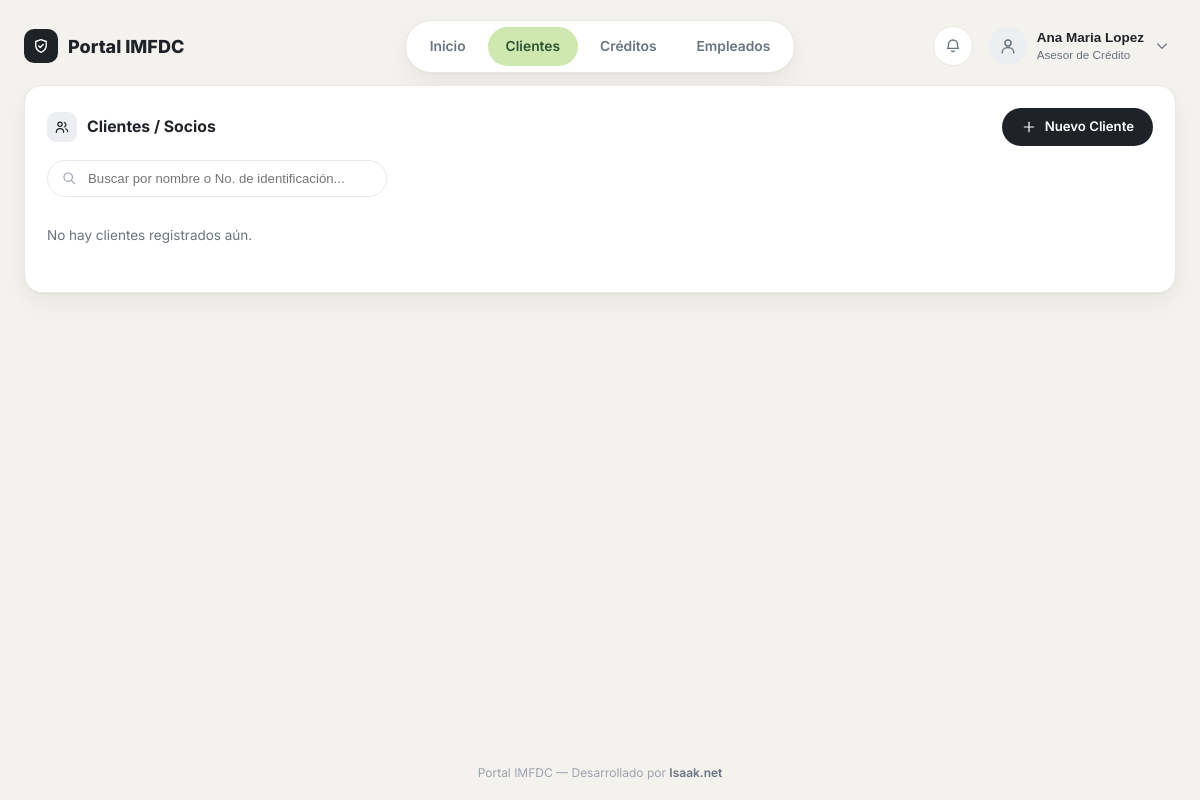
/financiera/clientes/ (signed in), run on an earlier commit of the app's database.
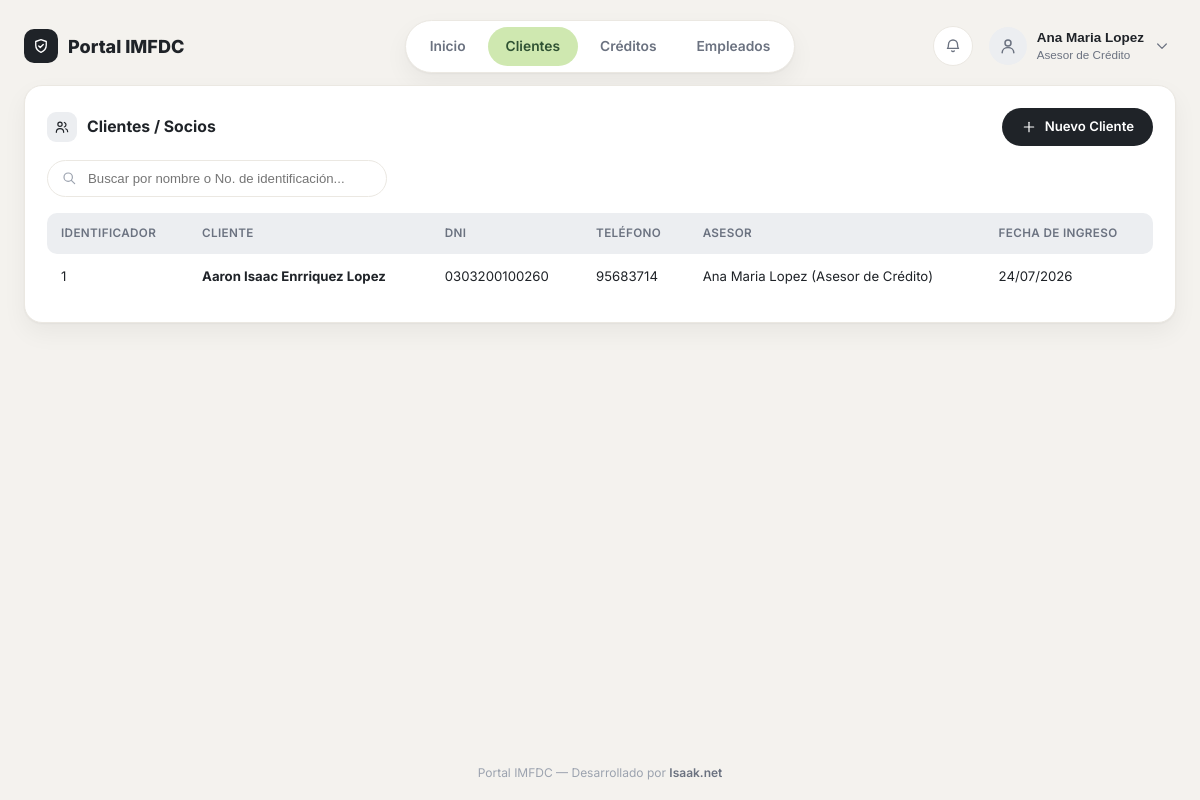
And on a later commit of the database.
### financiera/models.py (models this page shows, shortened)
class Cliente(models.Model):
    TIPO_ID_IDENTIDAD = 'IDENTIDAD'
    TIPO_ID_CARNET_RESIDENCIA = 'CARNET_RESIDENCIA'
    TIPO_ID_PASAPORTE = 'PASAPORTE'
    TIPO_IDENTIFICACION_CHOICES = [
        (TIPO_ID_IDENTIDAD, 'Identidad'),
        (TIPO_ID_CARNET_RESIDENCIA, 'Carnet de Residencia'),
        (TIPO_ID_PASAPORTE, 'Pasaporte'),
    ]
    GENERO_FEMENINO = 'FEMENINO'
    GENERO_MASCULINO = 'MASCULINO'
    GENERO_CHOICES = [
        (GENERO_FEMENINO, 'Femenino'),
        (GENERO_MASCULINO, 'Masculino'),
    ]
    NACIONALIDAD_HONDURENA = 'HONDURENA'
    NACIONALIDAD_EXTRANJERA = 'EXTRANJERA'
    NACIONALIDAD_CHOICES = [
        (NACIONALIDAD_HONDURENA, 'Hondureña'),
        (NACIONALIDAD_EXTRANJERA, 'Extranjera'),
    ]
    ESTADO_CIVIL_SOLTERO = 'SOLTERO'
    ESTADO_CIVIL_CASADO = 'CASADO'
    ESTADO_CIVIL_DIVORCIADO = 'DIVORCIADO'
    ESTADO_CIVIL_UNION_LIBRE = 'UNION_LIBRE'
    ESTADO_CIVIL_CHOICES = [
        (ESTADO_CIVIL_SOLTERO, 'Soltero(a)'),
        (ESTADO_CIVIL_CASADO, 'Casado(a)'),
        (ESTADO_CIVIL_DIVORCIADO, 'Divorciado(a)'),
        (ESTADO_CIVIL_UNION_LIBRE, 'Unión libre'),
    ]
    TIPO_EMPRESA_PRIVADA = 'PRIVADA'
    TIPO_EMPRESA_PUBLICA = 'PUBLICA'
    TIPO_EMPRESA_ONG = 'ONG'
    TIPO_EMPRESA_CHOICES = [
        (TIPO_EMPRESA_PRIVADA, 'Empresa privada'),
        (TIPO_EMPRESA_PUBLICA, 'Empresa pública'),
        (TIPO_EMPRESA_ONG, 'ONG'),
    ]
    TIPO_EMPLEADO_INDEPENDIENTE = 'INDEPENDIENTE'
    TIPO_EMPLEADO_PROPIETARIO = 'PROPIETARIO'
    TIPO_EMPLEADO_COMERCIANTE = 'COMERCIANTE'
    TIPO_EMPLEADO_CHOICES = [
        (TIPO_EMPLEADO_INDEPENDIENTE, 'Profesional independiente'),
        (TIPO_EMPLEADO_PROPIETARIO, 'Propietario'),
        (TIPO_EMPLEADO_COMERCIANTE, 'Comerciante individual'),
    ]
    RANGO_SALARIO_CHOICES = [
        ('RANGO_1', 'L 0 – L 8,500.00'),
        ('RANGO_2', 'L 8,501.00 – L 26,500.00'),
        ('RANGO_3', 'L 26,501.00 – L 54,000.00'),
        ('RANGO_4', 'L 54,001.00 – L 108,000.00'),
        ('RANGO_5', 'L 108,001.00 – L 150,000.00'),
        ('RANGO_6', 'L 150,001.00 – L 200,000.00'),
        ('RANGO_7', 'L 200,001.00 en adelante'),
    ]
    primer_nombre = models.CharField(max_length=75)
    segundo_nombre = models.CharField(max_length=75, blank=True)
    primer_apellido = models.CharField(max_length=75)
    segundo_apellido = models.CharField(max_length=75, blank=True)
    fecha_nacimiento = models.DateField()
    lugar_nacimiento = models.CharField(max_length=150)
    tipo_identificacion = models.CharField(max_length=20, choices=TIPO_IDENTIFICACION_CHOICES, default=TIPO_ID_IDENTIDAD)
    numero_identificacion = models.CharField('No. de Identificación', max_length=20, unique=True, db_index=True)
    genero = models.CharField(max_length=10, choices=GENERO_CHOICES)
    nacionalidad = models.CharField(max_length=15, choices=NACIONALIDAD_CHOICES)
    profesion_ocupacion_oficio = models.CharField('Profesión / Ocupación / Oficio', max_length=150)
    telefono_fijo = models.CharField(max_length=20, blank=True)
    celular = models.CharField(max_length=20)
    email_personal = models.EmailField(blank=True)
    direccion_colonia_barrio = models.CharField('Colonia / Barrio / Aldea', max_length=150)
    calle_avenida = models.CharField('Calle / Avenida', max_length=150)
    numero_casa = models.CharField('No. de Casa', max_length=30, blank=True)
    punto_referencia = models.CharField(max_length=255, blank=True)
    municipio = models.CharField(max_length=100)
    departamento = models.CharField(max_length=100)
    pais = models.CharField(max_length=100, default='Honduras')
    estado_civil = models.CharField(max_length=15, choices=ESTADO_CIVIL_CHOICES)
    numero_dependientes = models.PositiveIntegerField(default=0)
    nombre_conyuge = models.CharField(max_length=150, blank=True)
    conyuge_telefono_fijo = models.CharField(max_length=20, blank=True)
    conyuge_celular = models.CharField(max_length=20, blank=True)
    conyuge_empresa = models.CharField('Empresa donde labora el cónyuge', max_length=150, blank=True)
    ref1_nombre = models.CharField('Referencia 1 - Nombre completo', max_length=150)
    ref1_telefono_fijo = models.CharField('Referencia 1 - Teléfono fijo', max_length=20, blank=True)
    ref1_celular = models.CharField('Referencia 1 - Celular', max_length=20)
    ref2_nombre = models.CharField('Referencia 2 - Nombre completo', max_length=150, blank=True)
    ref2_telefono_fijo = models.CharField('Referencia 2 - Teléfono fijo', max_length=20, blank=True)
    ref2_celular = models.CharField('Referencia 2 - Celular', max_length=20, blank=True)
    tipo_empresa = models.CharField(max_length=15, choices=TIPO_EMPRESA_CHOICES)
    tipo_empleado = models.CharField(max_length=15, choices=TIPO_EMPLEADO_CHOICES)
    empresa_nombre = models.CharField('Nombre de la empresa en la que labora', max_length=150)
    empresa_fecha_ingreso = models.DateField()
    empresa_anios_laborando = models.DecimalField(
        'Años laborando', max_digits=4, decimal_places=1, validators=[VALOR_NO_NEGATIVO]
    )
    cargo_actual = models.CharField(max_length=100)
    empresa_telefono = models.CharField(max_length=20)
    empresa_email = models.EmailField(blank=True)
    empresa_direccion = models.CharField(max_length=255)
    empresa_ciudad = models.CharField(max_length=100)
    empresa_municipio = models.CharField(max_length=100)
    empresa_departamento = models.CharField(max_length=100)
    gerente_rrhh_nombre = models.CharField('Nombre del Gerente / Jefe de Recursos Humanos', max_length=150, blank=True)
    jefe_inmediato_nombre = models.CharField('Nombre del Jefe inmediato', max_length=150, blank=True)
    actividad_economica = models.CharField('Actividad Económica / Negocio', max_length=150, blank=True)
    ingresos_mensuales = models.DecimalField(
        'Ingreso Mensual', max_digits=12, decimal_places=2, default=0, validators=[VALOR_NO_NEGATIVO]
    )
    rango_salario = models.CharField(max_length=10, choices=RANGO_SALARIO_CHOICES)
    asesor = models.ForeignKey(
        Empleado, on_delete=models.SET_NULL, null=True, blank=True, related_name='clientes'
    )
    created_at = models.DateTimeField(auto_now_add=True)
    updated_at = models.DateTimeField(auto_now=True)
    class Meta:
        verbose_name = 'Cliente'
        verbose_name_plural = 'Clientes'
    @property
    def nombre_completo(self):
        partes = [self.primer_nombre, self.segundo_nombre, self.primer_apellido, self.segundo_apellido]
        return ' '.join(parte for parte in partes if parte)

### empleados/models.py (models this page shows, shortened)
class Empleado(models.Model):
    CARGO_ASESOR = 'ASESOR'
    CARGO_ANALISTA = 'ANALISTA'
    CARGO_GERENTE = 'GERENTE'
    CARGO_CAJERO = 'CAJERO'
    CARGO_ADMIN = 'ADMIN'
    CARGO_CHOICES = [
        (CARGO_ASESOR, 'Asesor de Crédito'),
        (CARGO_ANALISTA, 'Analista de Crédito'),
        (CARGO_GERENTE, 'Gerente / Comité de Crédito'),
        (CARGO_CAJERO, 'Cajero'),
        (CARGO_ADMIN, 'Administrador del Sistema'),
    ]
    CARGO_PERMISOS = {
        CARGO_ASESOR: {'crear_cliente', 'crear_credito'},
        CARGO_ANALISTA: {'crear_cliente', 'crear_credito', 'evaluar'},
        CARGO_GERENTE: {'evaluar', 'aprobar', 'rechazar'},
        CARGO_CAJERO: {'desembolsar', 'cobrar'},
        CARGO_ADMIN: {
            'crear_cliente', 'crear_credito', 'evaluar', 'aprobar',
            'rechazar', 'desembolsar', 'cobrar',
        },
    }
    user = models.OneToOneField(
        settings.AUTH_USER_MODEL,
        on_delete=models.SET_NULL,
        null=True,
        blank=True,
        related_name='empleado',
    )
    nombre = models.CharField(max_length=100)
    apellido = models.CharField(max_length=100)
    dni = models.CharField('DNI', max_length=20, unique=True, null=True, blank=True)
    cargo = models.CharField(max_length=20, choices=CARGO_CHOICES, default=CARGO_ASESOR)
    telefono = models.CharField(max_length=20, blank=True)
    correo = models.EmailField(blank=True)
    sucursal = models.CharField(max_length=100, blank=True)
    activo = models.BooleanField('Estado Activo', default=True)
    salario = models.DecimalField(max_digits=10, decimal_places=2, null=True, blank=True)
    created_at = models.DateTimeField(auto_now_add=True)
    update_at = models.DateTimeField(auto_now=True)
    class Meta:
        verbose_name = 'Empleado'
        verbose_name_plural = 'Empleados'
    def __str__(self):
        return f'{self.nombre} {self.apellido} ({self.get_cargo_display()})'

### financiera/views.py (the view)
# urls.py: path('clientes/', views.clientes_lista, name='clientes_lista'),
@login_required
def clientes_lista(request):
    q = request.GET.get('q', '').strip()
    clientes_qs = Cliente.objects.select_related('asesor').order_by('primer_apellido', 'primer_nombre')
    if q:
        clientes_qs = clientes_qs.filter(
            Q(primer_nombre__icontains=q) | Q(segundo_nombre__icontains=q) |
            Q(primer_apellido__icontains=q) | Q(segundo_apellido__icontains=q) |
            Q(numero_identificacion__icontains=q)
        )
    page_obj = Paginator(clientes_qs, REGISTROS_POR_PAGINA).get_page(request.GET.get('page'))
    return render(request, 'financiera/clientes_lista.html', {'clientes': page_obj, 'page_obj': page_obj, 'q': q})

### financiera/templates/financiera/clientes_lista.html (shortened to what this page needs)
{% extends 'base.html' %}
{% block content %}
<div class="card">
    <div class="card-actions-row">
        <div class="card-title" style="margin-bottom: 0;">
            <span class="icon-badge-sm">{% include 'partials/_icon.html' with name='users' size=16 %}</span>
            Clientes / Socios
        </div>
        <a href="{% url 'financiera:cliente_crear' %}" class="btn btn-dark">
            {% include 'partials/_icon.html' with name='plus' size=16 %}Nuevo Cliente
        </a>
    </div>
    <form method="GET" class="search-form">
        <span class="search-icon">{% include 'partials/_icon.html' with name='search' size=16 %}</span>
        <input type="search" name="q" value="{{ q }}" placeholder="Buscar por nombre o No. de identificación...">
    </form>
    {% if clientes %}
        <div class="table-wrap">
        <table class="data-table">
            <thead>
                <tr>
                    <th>Identificador</th>
                    <th>Cliente</th>
                    <th>DNI</th>
                    <th>Teléfono</th>
                    <th>Asesor</th>
                    <th>Fecha de Ingreso</th>
                </tr>
            </thead>
            <tbody>
                {% for cliente in clientes %}
                    <tr>
                        <td>{{ page_obj.start_index|add:forloop.counter0 }}</td>
                        <td><a class="link" href="{% url 'financiera:cliente_detalle' cliente.pk %}">{{ cliente.nombre_completo }}</a></td>
                        <td>{{ cliente.numero_identificacion }}</td>
                        <td>{{ cliente.celular|default:'—' }}</td>
                        <td>{{ cliente.asesor|default:'—' }}</td>
                        <td>{{ cliente.created_at|date:'d/m/Y' }}</td>
                    </tr>
                {% endfor %}
            </tbody>
        </table>
        </div>
    {% else %}
        <p class="empty-state">{% if q %}No se encontraron clientes para "{{ q }}".{% else %}No hay clientes registrados aún.{% endif %}</p>
    {% endif %}
</div>
{% endblock %}

What changed in the data, as far as the page shows it:
added Cliente: start_index|add "1", nombre_completo "Aaron Isaac Enrriquez Lopez", numero_identificacion "0303200100260", celular "95683714", asesor "Ana Maria Lopez (Asesor de Crédito)", created_at "24/07/2026"
Also different on the page:
text no longer shown: "No hay clientes registrados aún."
text now shown: "IDENTIFICADOR CLIENTE DNI TELÉFONO ASESOR FECHA DE INGRESO"
